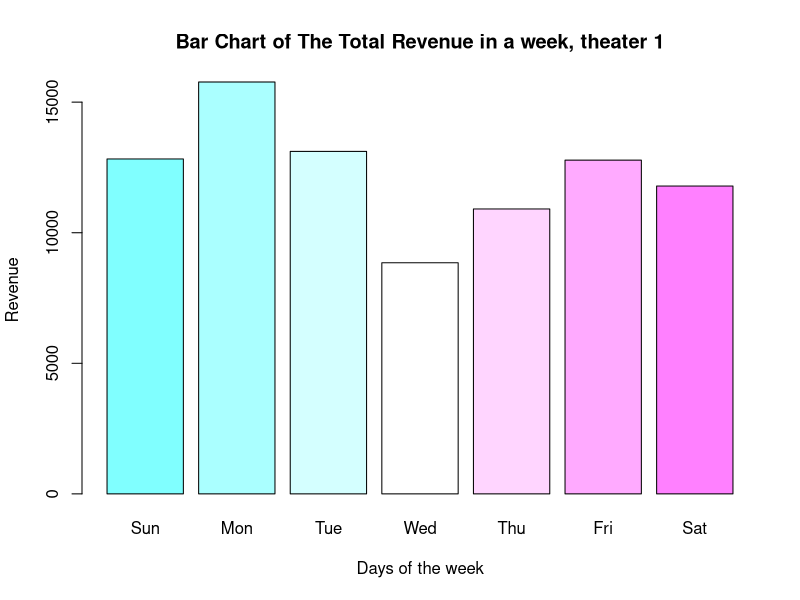
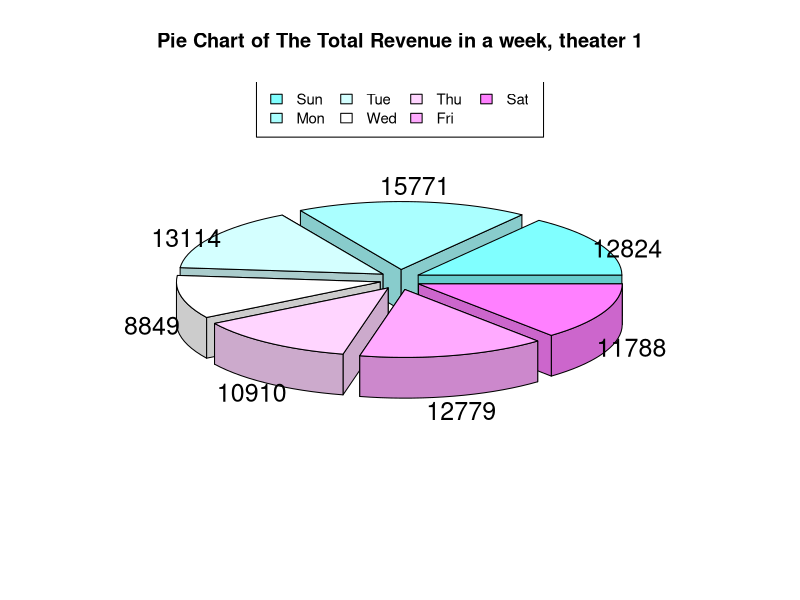
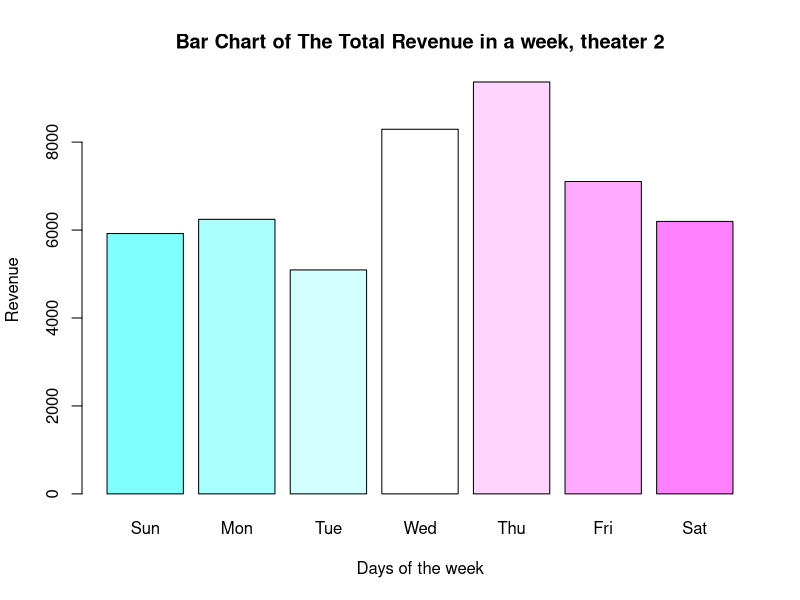
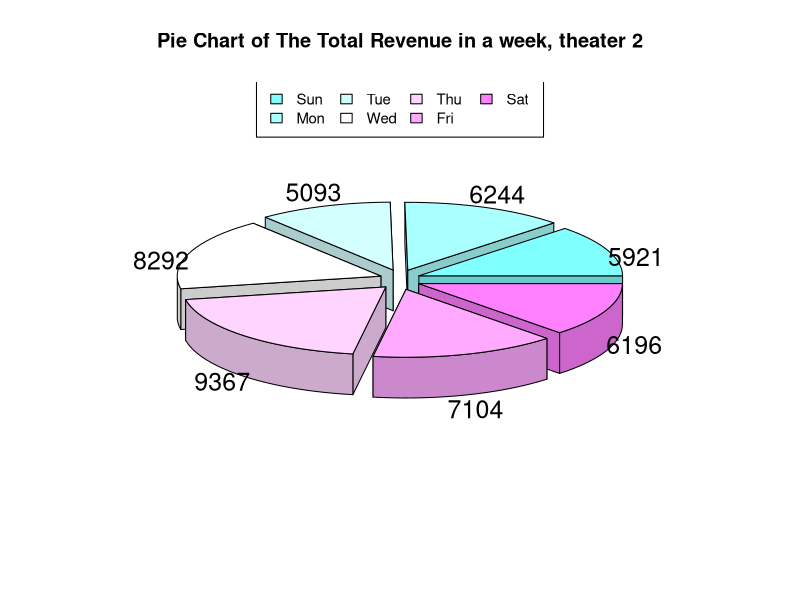

The R source for these figures, in order:
# Potential Questions to Answer:
# 1. Create snacks that the customers can buy and randomize who buys which snack
# 2. Pretend you own multiple theaters and run two simulations to represent each theater and plot the results
# 3. Create conditional statements for movies that may be PG-13 and children are not allowed to watch

snacks_revenue <- function(theater_vistors , snacks){
  total_prices <- rep(0 , 5)
  # every adult can have 1 type of snack or none 
  for(v in 1:theater_vistors){
    num_of_snacks_bought = sample(c(0,1) , 1)
    # if the customer buys something 
    if(num_of_snacks_bought > 0){
      # choose 1 random snack
      random_type_of_snack = sample (length(snacks[, 1]) , 1) # snack index
      # add the price to the total price for that index
      total_prices[random_type_of_snack] = total_prices[random_type_of_snack] + snacks[random_type_of_snack , 2]
    }
  }
  total_prices
}

revenue_visual <- function(theater_num , total_revnues_per_day , days_week){
  # Make a bar chart showing total revenue per day
  barplot(
    total_revnues_per_day,
    xlab = "Days of the week",
    ylab = "Revenue",
    names.arg = days_week ,
    main = paste0("Bar Chart of The Total Revenue in a week, theater ",theater_num),
    col = cm.colors(length(total_revnues_per_day))
  )
  
  # Make any other chart
  
  # Simple Pie Chart
  #install.packages('plotrix') <--- this need to be installed
  library(plotrix)
  pie3D(
    total_revnues_per_day,
    labels = total_revnues_per_day,
    explode = 0.1 ,
    main = paste0("Pie Chart of The Total Revenue in a week, theater ",theater_num),
    col = cm.colors(length(total_revnues_per_day))
  )
  legend(
    "top",
    days_week ,
    cex = 0.9,
    ncol = 4,
    fill = cm.colors(length(total_revnues_per_day))
  )
}

calculate_revenue <- function(visitors_adults , visitors_children , snacks , ticket_cost , ticket_cost_child){
  # Calculate the revenue for adults and children
  adults_revenue <- visitors_adults * ticket_cost
  children_revenue <- visitors_children * ticket_cost_child
  
  #  adult snack revenue
  adults_snack_revenue = snacks_revenue(visitors_adults , snacks)
  
  # children snacks revenue
  children_snack_revenue = snacks_revenue(visitors_children , snacks)
  
  # total snack revenue
  total_snack_revenue = adults_snack_revenue + children_snack_revenue
  
  # Calculate revenue, and add to running total for the day
  revenue = (adults_revenue  + children_revenue + sum(total_snack_revenue))
  
  revenue
}

theater <- function(theater_num , screens , seats , movies , movie_rating){
  
  week_days <- rep(0, 7)  # Store totals for each day
  total_revnues_per_day <- rep(0, 7)
  total_snack_revenue <- rep(0, 7)
  snacks <-
    data.frame(
      type = c('Popcorn' , 'Nachos' , 'Chocolate' , 'Chips' , 'Ice Cream') ,
      price = c(10 , 15 , 5 , 7 , 10)
    )
  # Cost for adults and children
  ticket_cost <- 70
  ticket_cost_child <- 60
  
  # iterate through the week
  for (day in 1:length(week_days)) {
    # Keep track of total revenue for the day
    total_revnues_per_day[day] <- 0
    week_days[day] <- day
    total_revenue <- 0
    
    # iterate through the amount of screens on a particular day
    for (s in 1:screens) {
      # Calculate  how many adults and children are watching the movie
      visitors_adults <- 0
      visitors_children <- 0
      
      # check the rating for each movie
      if(movie_rating[s] == 'PG-13'){
        # only adults
        visitors_adults = sample(seats, 1)
        revenue = calculate_revenue(visitors_adults , visitors_children = 0 , snacks , ticket_cost , ticket_cost_child)
      }else{
        # both adults and children can watch 
        visitors_adults = sample(seats, 1)
        seats_remaining <- seats - visitors_adults
        visitors_children <- sample(seats_remaining, 1)
        revenue = calculate_revenue(visitors_adults , visitors_children , snacks , ticket_cost , ticket_cost_child)
      }
      # calculate the total revenue for each screen in a day
      total_revenue = total_revenue + revenue
    }
    # Save total to the corresponding day
    total_revnues_per_day[day] = total_revenue
  }
  week_days
  total_snack_revenue
  total_revnues_per_day
  days_week = c("Sun" , "Mon" , "Tue" , "Wed" , "Thu" , "Fri" , "Sat")

  revenue_visual(theater_num , total_revnues_per_day , days_week)
  # Which day had the highest revenue?
  index_of_max = which.max(total_revnues_per_day)
  day_max = days_week[index_of_max]
  print(
    paste0(
      "The Busiest Day in theater number ",theater_num," is : ",
      day_max ,
      ",  With total revenue : " ,
      total_revnues_per_day[index_of_max]
    )
  )
  
}

movies <-
  c('Greenland',
    'The Invisble Man',
    'Taxi Driver',
    'Frozen 2',
    'Mulan' ,
    'Greyhound')  # List 5 of your favorite movies

movie_rating = c('PG-13' , 'R' , 'Not Rated' , 'PG' , 'PG-13' , 'PG-13')

#simulate 2 theaters
theater(theater_num = 1 , screens = 5 , seats = 50  , movies , movie_rating)
theater(theater_num = 2 , screens = 6 , seats = 25  , movies , movie_rating)